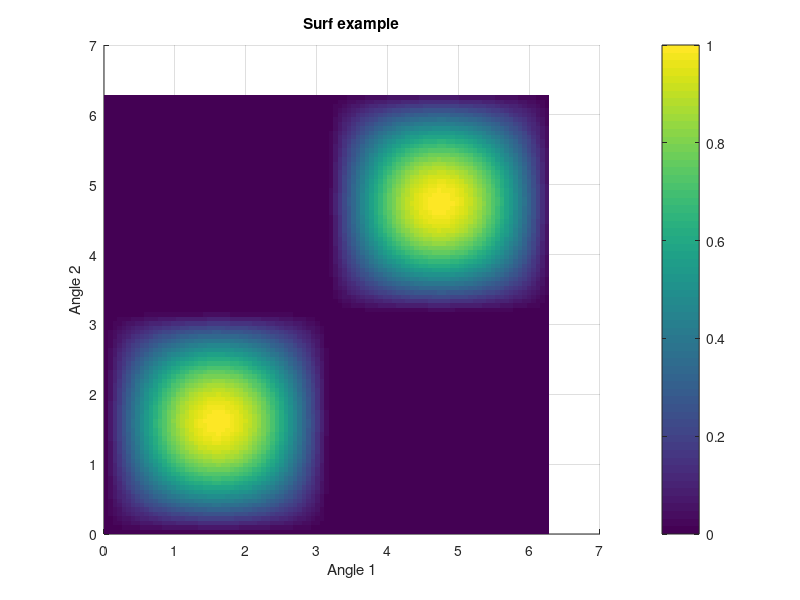

Reproduce this figure in MATLAB. (Note: this script raises an error after producing the figure.)
% Surf_example

% This is just to create an example
% =================================
t1 = linspace(0,2*pi,10);
t2 = linspace(0,2*pi,10);
for i = 1:10
curves(i,1:10) = sin(t2(i))*sin(t1);
end
% =================================

% Grids are made based on vectors. In task 2 the vectors will be
% CAD and injection timing 
[X,Y] = meshgrid(t1,t2);
Z = curves; % In task 2 this will be a matix with HRR

% Interpolation in order to change resolution and get nicer plot	
[Xi,Yi] = meshgrid(linspace(0,2*pi,100),linspace(0,2*pi,100));
Zi = interp2(X,Y,Z,Xi,Yi,'spline');

figure
surf(Xi,Yi,Zi)
caxis([0 1]) % manual control of value range for the color map
view([0 0 1]) % manual change of view angle
shading flat % To remove grid lines 
colorbar 
%xlim([0 2*pi])
%ylim([0 2*pi])

xlabel('Angle 1')
ylabel('Angle 2')
zlabel('Amplitude')

title('Surf example')








%Call filtered data.
filtered_signal = fftBPfilter(time, signal, [0 4000 1 0], 2000, 'plot_off');





%Hans Code!!!!!!!!!!!!!!!!!!!!!!!!!!!!!!!!!!!!!!!!!!!!!!!!!!

[X,Y] = meshgrid(CAD_vector, injection_timings);
Zi = interp2(X,Y,HRR_matrix,Xi,Yi,'spline');

surf(Xi,Yi,Zi)
view([0 0 1])
shading flat
colorbar
xlabel('CAD [°]')
ylabel('Injection timing [CAD BTDC]')
title('Relative HRR map')
